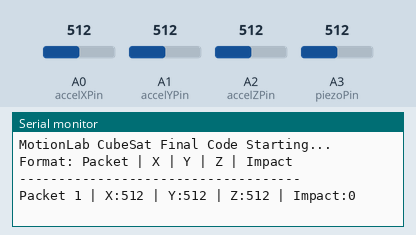
A sketch run on a simulated Arduino Uno, built with avr-gcc and run on an emulated ATmega328P. On the bench: the last lines printed to the serial monitor. The test bench sets the inputs (shaded band); at power-on: A0 (accelXPin) = 512, A1 (accelYPin) = 512, A2 (accelZPin) = 512, A3 (piezoPin) = 512.

Above: at 1.3 s.
1.4 s: A0 (accelXPin) set to 716
At 2.6 s:
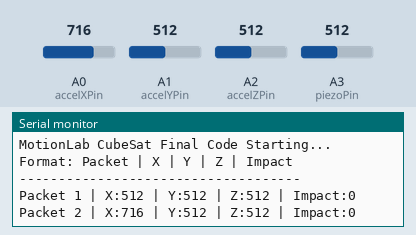
2.9 s: A1 (accelYPin) set to 716
At 3.4 s:
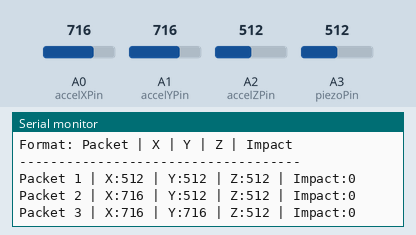
4.4 s: A2 (accelZPin) set to 716
At 5.7 s:
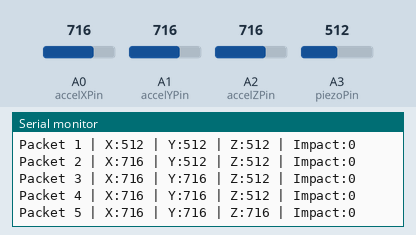
5.9 s: A3 (piezoPin) set to 716
At 6.8 s:
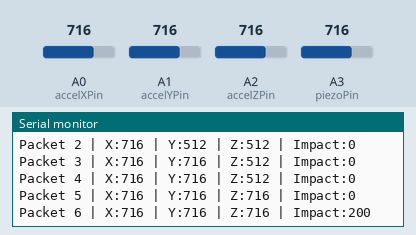
7.4 s: A0 (accelXPin) set to 992
At 8.4 s:
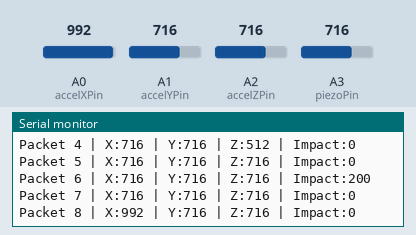
8.9 s: A1 (accelYPin) set to 992
At 9.8 s:
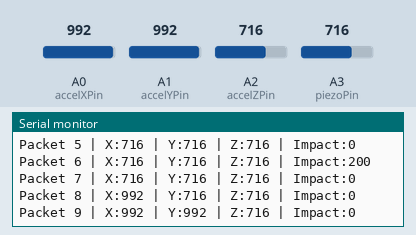
Timing chart, 0 to 11.4 s (numbered marks = the images above; inputs shaded):
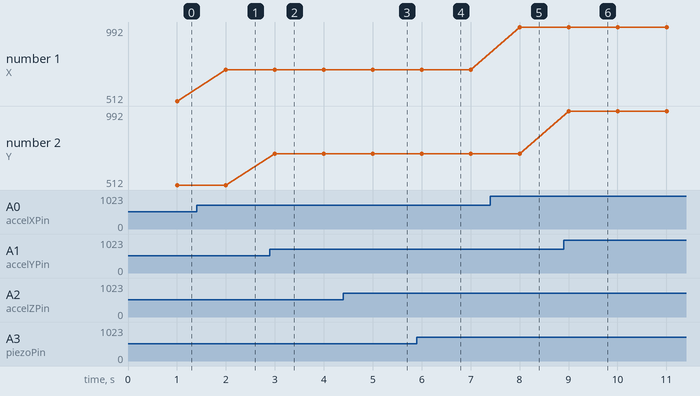

Measured:
- after the input at 1.4 s, the serial monitor: prints a new line after 0.60 s (image 1)
- after the input at 2.9 s, the serial monitor: prints a new line after 0.10 s (image 2)
- after the input at 4.4 s, the serial monitor: prints a new line after 0.60 s (image 3)
- after the input at 5.9 s, the serial monitor: prints a new line after 0.10 s (image 4)
- after the input at 7.4 s, the serial monitor: prints a new line after 0.60 s (image 5)
- after the input at 8.9 s, the serial monitor: prints a new line after 0.10 s (image 6)
- plotted number 1: 512 → 716 after the input at 1.4 s, 716 → 992 after the input at 7.4 s

The sketch:

Mission_2_Code.ino
```cpp
#include <SoftwareSerial.h>

// -----------------------------
// MotionLab CubeSat Final Code
// Accelerometer + Piezo + HC-05
// Uses latched piezo impact detection
// -----------------------------

// Accelerometer pins
const int accelXPin = A0;
const int accelYPin = A1;
const int accelZPin = A2;

// Piezo pin
const int piezoPin = A3;

// HC-05 Bluetooth pins
SoftwareSerial bluetooth(10, 11);  // RX, TX

// Settings
const int impactThreshold = 10;            // start low, adjust later
const unsigned long printInterval = 1000;  // ms between output lines
const unsigned long impactCooldown = 300;  // ms between separate impacts

// Timing
unsigned long lastPrintTime = 0;
unsigned long lastImpactTime = 0;
unsigned long packetCount = 0;

// Piezo baseline
float piezoBaseline = 0;

// Latched impact value
int latchedImpact = 0;

void setup() {
  Serial.begin(9600);
  bluetooth.begin(9600);

  // Start baseline near current resting value
  piezoBaseline = analogRead(piezoPin);

  Serial.println("MotionLab CubeSat Final Code Starting...");
  Serial.println("Format: Packet | X | Y | Z | Impact");
  Serial.println("------------------------------------");

  bluetooth.println("MotionLab CubeSat Online");
  bluetooth.println("Format: Packet | X | Y | Z | Impact");
  bluetooth.println("------------------------------------");
}

void loop() {
  unsigned long currentTime = millis();

  // Read sensors
  int x = analogRead(accelXPin);
  int y = analogRead(accelYPin);
  int z = analogRead(accelZPin);
  int piezoRaw = analogRead(piezoPin);

  // Slowly update baseline
  piezoBaseline = 0.98 * piezoBaseline + 0.02 * piezoRaw;

  // Compute spike above baseline
  int piezoSpike = piezoRaw - (int)piezoBaseline;
  if (piezoSpike < 0) {
    piezoSpike = 0;
  }

  // Latch the largest impact seen since last print
  if (piezoSpike > impactThreshold && (currentTime - lastImpactTime >= impactCooldown)) {
    if (piezoSpike > latchedImpact) {
      latchedImpact = piezoSpike;
    }
    lastImpactTime = currentTime;
  }

  // Print once per interval
  if (currentTime - lastPrintTime >= printInterval) {
    lastPrintTime = currentTime;
    packetCount++;

    Serial.print("Packet ");
    Serial.print(packetCount);
    Serial.print(" | X:");
    Serial.print(x);
    Serial.print(" | Y:");
    Serial.print(y);
    Serial.print(" | Z:");
    Serial.print(z);
    Serial.print(" | Impact:");
    Serial.println(latchedImpact);

    bluetooth.print("Packet ");
    bluetooth.print(packetCount);
    bluetooth.print(" | X:");
    bluetooth.print(x);
    bluetooth.print(" | Y:");
    bluetooth.print(y);
    bluetooth.print(" | Z:");
    bluetooth.print(z);
    bluetooth.print(" | Impact:");
    bluetooth.println(latchedImpact);

    // Reset after printing
    latchedImpact = 0;
  }
}
```
